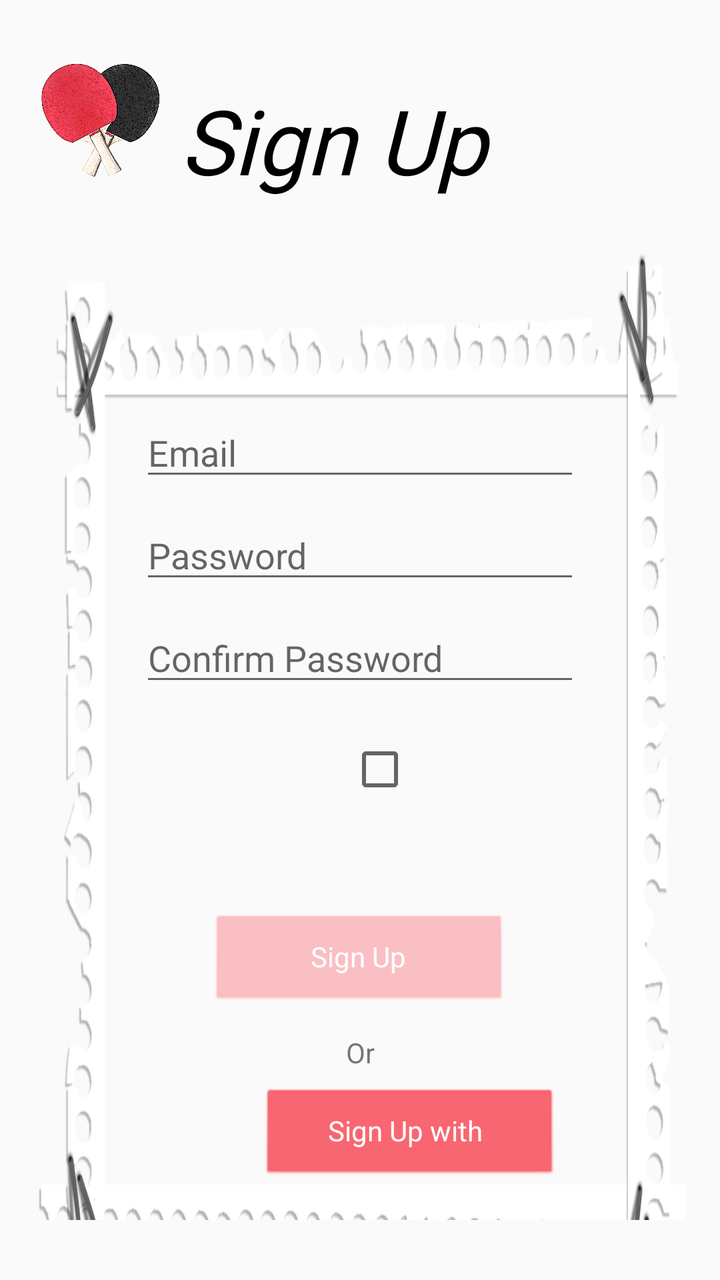
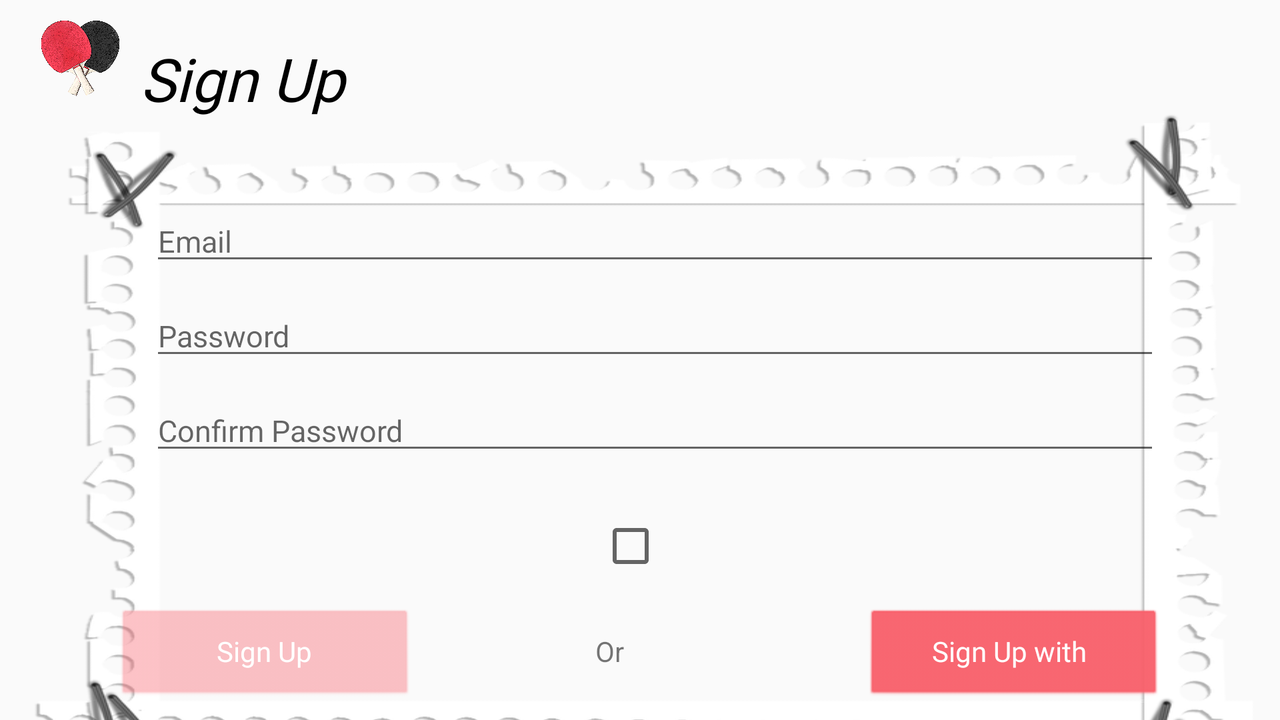

Compare how this app lays out the same screen by default and in its alternative resource folder. The renders come first, then the two layout files and the values they reference.
<!-- AndroidManifest.xml: application theme AppTheme.MyTheme -->
<!-- res/layout/fragment_register.xml -->
<?xml version="1.0" encoding="utf-8"?>
<LinearLayout  xmlns:android="http://schemas.android.com/apk/res/android"
    xmlns:app="http://schemas.android.com/apk/res-auto"
    xmlns:tools="http://schemas.android.com/tools"
    android:layout_width="match_parent"
    android:layout_height="wrap_content"
    android:layout_marginVertical="30dp"
    android:orientation="vertical">

    <LinearLayout
        android:layout_width="match_parent"
        android:layout_height="wrap_content"
        android:layout_marginLeft="20dp"
        android:orientation="horizontal">

    <ImageView
        android:id="@+id/log_in"
        android:layout_width="@dimen/article_dim"
        android:layout_height="@dimen/article_dim"
        app:srcCompat="@drawable/pong"
        tools:layout_editor_absoluteX="21dp"
        tools:layout_editor_absoluteY="0dp" />

        <TextView
            android:id="@+id/login"
            style="@style/titleStyle"
            android:layout_width="@dimen/layout_width_1"
            android:layout_height="wrap_content"
            android:layout_weight="1"
            android:fontFamily="@font/rye"
            android:gravity="center_vertical"
            android:paddingLeft="10dp"
            android:layout_marginTop="10dp"
            android:text="@string/sign_up"
            android:textAlignment="gravity"
            android:textSize="45sp"
            android:textStyle="italic" />

    </LinearLayout>

<androidx.constraintlayout.widget.ConstraintLayout
    android:id="@+id/container"
    android:layout_width="match_parent"
    android:layout_height="600dp"
    android:background="@drawable/cornice"
    android:layout_marginHorizontal="10dp"
    tools:context=".fragments.auth.RegisterFragment">




    <EditText
        android:id="@+id/username"
        android:layout_width="0dp"
        android:layout_height="wrap_content"
        android:layout_marginStart="60dp"
        android:layout_marginTop="104dp"
        android:layout_marginEnd="60dp"
        android:hint="@string/prompt_email"
        android:inputType="textEmailAddress"
        android:selectAllOnFocus="true"
        app:layout_constraintEnd_toEndOf="parent"
        app:layout_constraintHorizontal_bias="0.0"
        app:layout_constraintStart_toStartOf="parent"
        app:layout_constraintTop_toTopOf="parent" />

    <EditText
        android:id="@+id/password"
        android:layout_width="0dp"
        android:layout_height="wrap_content"
        android:layout_marginStart="60dp"
        android:layout_marginTop="10dp"
        android:layout_marginEnd="60dp"
        android:hint="@string/prompt_password"
        android:imeActionLabel="@string/action_sign_up_short"
        android:imeOptions="actionDone"
        android:inputType="textPassword"
        android:selectAllOnFocus="true"
        app:layout_constraintEnd_toEndOf="parent"
        app:layout_constraintStart_toStartOf="parent"
        app:layout_constraintTop_toBottomOf="@+id/username" />

    <EditText
        android:id="@+id/password_confirm"
        android:layout_width="0dp"
        android:layout_height="wrap_content"
        android:layout_marginStart="60dp"
        android:layout_marginTop="10dp"
        android:layout_marginEnd="60dp"
        android:hint="@string/prompt_confirm_password"
        android:imeActionLabel="@string/action_sign_up_short"
        android:imeOptions="actionDone"
        android:inputType="textPassword"
        android:selectAllOnFocus="true"
        app:layout_constraintEnd_toEndOf="parent"
        app:layout_constraintStart_toStartOf="parent"
        app:layout_constraintTop_toBottomOf="@+id/password" />


    <LinearLayout
        android:layout_width="wrap_content"
        android:layout_height="wrap_content"
        android:layout_marginTop="72dp"
        android:orientation="horizontal"
        app:layout_constraintEnd_toEndOf="parent"
        app:layout_constraintHorizontal_bias="0.422"
        app:layout_constraintStart_toStartOf="@+id/password_confirm"
        app:layout_constraintTop_toBottomOf="@+id/password">

        <CheckBox
            android:id="@+id/terms_check"
            android:layout_width="wrap_content"
            android:layout_height="wrap_content"
            android:text=""
            android:layout_marginStart="-5dp"
            android:layout_marginEnd="-5dp"
            tools:layout_editor_absoluteX="5dp"
            tools:layout_editor_absoluteY="5dp" />

        <TextView
            android:id="@+id/terms_check_text"
            android:layout_width="wrap_content"
            android:layout_height="wrap_content"
            android:text=""
            app:layout_constraintTop_toBottomOf="@+id/terms_check" />
    </LinearLayout>

    <Button
        android:id="@+id/register_button"
        style="@style/PongButtonStyle"
        android:layout_width="150dp"
        android:layout_height="wrap_content"
        android:layout_gravity="center"
        android:layout_marginLeft="@dimen/button_margin"
        android:layout_marginRight="@dimen/button_margin"
        android:enabled="false"
        android:text="@string/action_sign_up"
        app:layout_constraintBottom_toBottomOf="parent"
        app:layout_constraintEnd_toEndOf="parent"
        app:layout_constraintHorizontal_bias="0.497"
        app:layout_constraintStart_toStartOf="parent"
        app:layout_constraintTop_toBottomOf="@+id/password_confirm"
        app:layout_constraintVertical_bias="0.358" />

    <TextView
        android:id="@+id/textView3"
        android:layout_width="match_parent"
        android:layout_height="wrap_content"
        android:layout_marginTop="12dp"
        android:gravity="center"
        android:text="@string/or"
        app:layout_constraintStart_toStartOf="parent"
        app:layout_constraintTop_toBottomOf="@+id/register_button" />

    <Button
        android:id="@+id/register_google_button"
        style="@style/PongButtonStyle"
        android:layout_width="150dp"
        android:layout_height="wrap_content"
        android:layout_gravity="center"
        android:layout_marginStart="120dp"
        android:layout_marginTop="8dp"
        android:drawableEnd="@drawable/googleg_standard_color_18"
        android:paddingRight="15dp"
        android:text="@string/action_google_sign_up"
        app:layout_constraintStart_toStartOf="parent"
        app:layout_constraintTop_toBottomOf="@+id/textView3" />

    <ProgressBar
        android:id="@+id/loading"
        android:layout_width="wrap_content"
        android:layout_height="wrap_content"
        android:layout_gravity="center"
        android:layout_marginStart="32dp"
        android:layout_marginTop="64dp"
        android:layout_marginEnd="32dp"
        android:layout_marginBottom="64dp"
        android:visibility="gone"
        app:layout_constraintBottom_toBottomOf="parent"
        app:layout_constraintEnd_toEndOf="@+id/password"
        app:layout_constraintStart_toStartOf="@+id/password"
        app:layout_constraintTop_toTopOf="parent"
        app:layout_constraintVertical_bias="0.3" />



</androidx.constraintlayout.widget.ConstraintLayout>
</LinearLayout>
<!-- resources referenced by this layout -->
<resources>
  <dimen name="article_dim">60dp</dimen>
  <dimen name="button_margin">60dp</dimen>
  <dimen name="layout_width_1">160dp</dimen>
  <!-- drawable cornice: png bitmap (drawable, 140131 bytes) -->
  <!-- drawable pong: png bitmap (drawable, 826912 bytes) -->
  <string name="action_google_sign_up">Sign Up with </string>
  <string name="action_sign_up">Sign Up</string>
  <string name="action_sign_up_short">Sign Up</string>
  <string name="or">Or</string>
  <string name="prompt_confirm_password">Confirm Password</string>
  <string name="prompt_email">Email</string>
  <string name="prompt_password">Password</string>
  <string name="sign_up">Sign Up</string>
  <style name="PongButtonStyle" parent="@android:style/Widget.Button">
          <item name="android:textColor">@color/white</item>
          <item name="android:backgroundTint">@color/button_color</item>
          <item name="android:fontFamily">@font/asap_medium_italic</item>
      </style>
  <style name="titleStyle" parent="@android:style/Widget.TextView">
          <item name="android:textColor">@color/black</item>
          <item name="android:fontFamily">@font/asap_medium_italic</item>
          <item name="android:textSize">@dimen/title</item>
      </style>
  <style name="AppTheme.MyTheme" parent="Theme.AppCompat.Light">
          
          <item name="colorPrimary">@color/button_color</item>
          <item name="colorPrimaryVariant">@color/purple_700</item>
          <item name="colorOnPrimary">@color/white</item>
          
          <item name="colorSecondary">@color/teal_200</item>
          <item name="colorSecondaryVariant">@color/teal_700</item>
          <item name="colorOnSecondary">@color/white</item>
          
          <item name="actionBarStyle">@style/MyTheme.ActionBar</item>
          <item name="android:windowTranslucentStatus">true</item>
          <item name="android:windowTranslucentNavigation">true</item>
          <item name="android:navigationBarColor">@android:color/transparent</item>
  
      </style>
  <color name="white">#FFFFFFFF</color>
  <color name="button_color">#f85f6a</color>
  <color name="black">#FF000000</color>
  <dimen name="title">30sp</dimen>
  <color name="purple_700">#FF3700B3</color>
  <color name="teal_200">#FF03DAC5</color>
  <color name="teal_700">#FF018786</color>
  <style name="MyTheme.ActionBar" parent="Widget.AppCompat.ActionBar">
  
          <item name="elevation">0dp</item>
          <item name="background">@color/white</item>
          <item name="android:windowTranslucentStatus">true</item>
          <item name="android:icon">@drawable/pong_logo_2</item>
      </style>
  <!-- drawable pong_logo_2: png bitmap (drawable, 31371 bytes) -->
</resources>
<!-- res/layout-land/fragment_register.xml (the repository's variant of the layout above) -->
<!-- drawn on the phone turned sideways -->
<?xml version="1.0" encoding="utf-8"?>
<LinearLayout xmlns:android="http://schemas.android.com/apk/res/android"
    xmlns:app="http://schemas.android.com/apk/res-auto"
    xmlns:tools="http://schemas.android.com/tools"
    android:layout_width="match_parent"
    android:layout_height="400dp"
    android:layout_marginVertical="10dp"
    android:orientation="vertical">

    <LinearLayout
        android:layout_width="match_parent"
        android:layout_height="wrap_content"
        android:layout_marginLeft="20dp"
        android:orientation="horizontal"
        android:translationY="-1dp">

        <ImageView
            android:id="@+id/log_in"
            android:layout_width="40dp"
            android:layout_height="40dp"
            app:srcCompat="@drawable/pong"
            tools:layout_editor_absoluteX="21dp"
            tools:layout_editor_absoluteY="0dp" />

        <TextView
            android:id="@+id/login"
            style="@style/titleStyle"
            android:layout_width="@dimen/layout_width_1"
            android:layout_height="wrap_content"
            android:layout_marginTop="10dp"
            android:layout_weight="1"
            android:fontFamily="@font/rye"
            android:gravity="center_vertical"
            android:paddingLeft="10dp"
            android:text="@string/sign_up"
            android:textAlignment="gravity"
            android:textSize="30sp"
            android:textStyle="italic" />

    </LinearLayout>

    <androidx.constraintlayout.widget.ConstraintLayout
        android:id="@+id/container"
        android:layout_width="match_parent"
        android:layout_height="378dp"

        android:background="@drawable/cornice"
        android:translationY="-20dp"
        tools:context=".fragments.auth.RegisterFragment">


        <EditText
            android:id="@+id/username"
            android:layout_width="0dp"
            android:layout_height="wrap_content"
            android:layout_marginStart="75dp"
            android:layout_marginTop="60dp"
            android:layout_marginEnd="60dp"
            android:hint="@string/prompt_email"
            android:inputType="textEmailAddress"
            android:selectAllOnFocus="true"
            android:textSize="15sp"
            app:layout_constraintEnd_toEndOf="parent"
            app:layout_constraintHorizontal_bias="0.0"
            app:layout_constraintStart_toStartOf="parent"
            app:layout_constraintTop_toTopOf="parent" />

        <EditText
            android:id="@+id/password"
            android:layout_width="0dp"
            android:layout_height="wrap_content"
            android:layout_marginStart="75dp"
            android:layout_marginTop="10dp"
            android:layout_marginEnd="60dp"
            android:hint="@string/prompt_password"
            android:imeActionLabel="@string/action_sign_up_short"
            android:imeOptions="actionDone"
            android:inputType="textPassword"
            android:selectAllOnFocus="true"
            android:textSize="15sp"
            app:layout_constraintEnd_toEndOf="parent"
            app:layout_constraintStart_toStartOf="parent"
            app:layout_constraintTop_toBottomOf="@+id/username" />

        <EditText
            android:id="@+id/password_confirm"
            android:layout_width="0dp"
            android:layout_height="wrap_content"
            android:layout_marginStart="75dp"
            android:layout_marginTop="10dp"
            android:layout_marginEnd="60dp"
            android:hint="@string/prompt_confirm_password"
            android:imeActionLabel="@string/action_sign_up_short"
            android:imeOptions="actionDone"
            android:inputType="textPassword"
            android:selectAllOnFocus="true"
            android:textSize="15sp"
            app:layout_constraintEnd_toEndOf="parent"
            app:layout_constraintStart_toStartOf="parent"
            app:layout_constraintTop_toBottomOf="@+id/password" />


        <LinearLayout
            android:id="@+id/terms_check_layout"
            android:layout_width="wrap_content"
            android:layout_height="wrap_content"
            android:layout_marginTop="72dp"
            android:orientation="horizontal"
            app:layout_constraintEnd_toEndOf="parent"
            app:layout_constraintHorizontal_bias="0.422"
            app:layout_constraintStart_toStartOf="@+id/password_confirm"
            app:layout_constraintTop_toBottomOf="@+id/password">

            <CheckBox
                android:id="@+id/terms_check"
                android:layout_width="wrap_content"
                android:layout_height="wrap_content"
                android:layout_marginStart="-5dp"
                android:layout_marginEnd="-5dp"
                android:text=""
                tools:layout_editor_absoluteX="5dp"
                tools:layout_editor_absoluteY="5dp" />

            <TextView
                android:id="@+id/terms_check_text"
                android:layout_width="wrap_content"
                android:layout_height="wrap_content"
                android:text=""
                app:layout_constraintTop_toBottomOf="@+id/terms_check" />
        </LinearLayout>

        <LinearLayout
            android:layout_width="match_parent"
            android:layout_height="wrap_content"
            android:layout_marginTop="15dp"
            android:orientation="horizontal"
            android:gravity="center_horizontal"
            app:layout_constraintEnd_toEndOf="parent"
            app:layout_constraintHorizontal_bias="0.426"
            app:layout_constraintStart_toStartOf="parent"
            app:layout_constraintTop_toBottomOf="@id/terms_check_layout">

            <Button
                android:id="@+id/register_button"
                style="@style/PongButtonStyle"
                android:layout_width="150dp"
                android:layout_height="wrap_content"
                android:layout_gravity="center"


                android:enabled="false"
                android:text="@string/action_sign_up"
                app:layout_constraintBottom_toBottomOf="parent"
                app:layout_constraintEnd_toEndOf="parent"
                app:layout_constraintStart_toStartOf="parent"
                app:layout_constraintTop_toBottomOf="@+id/password_confirm" />

            <TextView
                android:id="@+id/textView3"
                android:layout_width="wrap_content"
                android:layout_height="wrap_content"
                android:layout_marginLeft="90dp"
                android:layout_marginTop="12dp"
                android:gravity="center|center_horizontal|center_vertical"
                android:text="@string/or"
                app:layout_constraintStart_toStartOf="parent"
                app:layout_constraintTop_toBottomOf="@+id/register_button" />

            <Button
                android:id="@+id/register_google_button"
                style="@style/PongButtonStyle"
                android:layout_width="150dp"
                android:layout_height="wrap_content"
                android:layout_gravity="center"
                android:layout_marginStart="120dp"
                android:drawableEnd="@drawable/googleg_standard_color_18"
                android:paddingRight="15dp"
                android:text="@string/action_google_sign_up"
                app:layout_constraintStart_toStartOf="parent"
                app:layout_constraintTop_toBottomOf="@+id/textView3" />
        </LinearLayout>

        <ProgressBar
            android:id="@+id/loading"
            android:layout_width="wrap_content"
            android:layout_height="wrap_content"
            android:layout_gravity="center"
            android:layout_marginStart="32dp"
            android:layout_marginTop="64dp"
            android:layout_marginEnd="32dp"
            android:layout_marginBottom="64dp"
            android:visibility="gone"
            app:layout_constraintBottom_toBottomOf="parent"
            app:layout_constraintEnd_toEndOf="@+id/password"
            app:layout_constraintStart_toStartOf="@+id/password"
            app:layout_constraintTop_toTopOf="parent"
            app:layout_constraintVertical_bias="0.3" />


    </androidx.constraintlayout.widget.ConstraintLayout>
</LinearLayout>
<!-- resources referenced by the variant -->
<!-- as the phone turned sideways resolves them -->
<resources>
  <dimen name="layout_width_1">160dp</dimen>
  <!-- drawable cornice: png bitmap (drawable, 140131 bytes) -->
  <!-- drawable pong: png bitmap (drawable, 826912 bytes) -->
  <string name="action_google_sign_up">Sign Up with </string>
  <string name="action_sign_up">Sign Up</string>
  <string name="action_sign_up_short">Sign Up</string>
  <string name="or">Or</string>
  <string name="prompt_confirm_password">Confirm Password</string>
  <string name="prompt_email">Email</string>
  <string name="prompt_password">Password</string>
  <string name="sign_up">Sign Up</string>
  <style name="PongButtonStyle" parent="@android:style/Widget.Button">
          <item name="android:textColor">@color/white</item>
          <item name="android:backgroundTint">@color/button_color</item>
          <item name="android:fontFamily">@font/asap_medium_italic</item>
      </style>
  <style name="titleStyle" parent="@android:style/Widget.TextView">
          <item name="android:textColor">@color/black</item>
          <item name="android:fontFamily">@font/asap_medium_italic</item>
          <item name="android:textSize">@dimen/title</item>
      </style>
  <style name="AppTheme.MyTheme" parent="Theme.AppCompat.Light">
          
          <item name="colorPrimary">@color/button_color</item>
          <item name="colorPrimaryVariant">@color/purple_700</item>
          <item name="colorOnPrimary">@color/white</item>
          
          <item name="colorSecondary">@color/teal_200</item>
          <item name="colorSecondaryVariant">@color/teal_700</item>
          <item name="colorOnSecondary">@color/white</item>
          
          <item name="actionBarStyle">@style/MyTheme.ActionBar</item>
          <item name="android:windowTranslucentStatus">true</item>
          <item name="android:windowTranslucentNavigation">true</item>
          <item name="android:navigationBarColor">@android:color/transparent</item>
  
      </style>
  <color name="white">#FFFFFFFF</color>
  <color name="button_color">#f85f6a</color>
  <color name="black">#FF000000</color>
  <dimen name="title">30sp</dimen>
  <color name="purple_700">#FF3700B3</color>
  <color name="teal_200">#FF03DAC5</color>
  <color name="teal_700">#FF018786</color>
  <style name="MyTheme.ActionBar" parent="Widget.AppCompat.ActionBar">
  
          <item name="elevation">0dp</item>
          <item name="background">@color/white</item>
          <item name="android:windowTranslucentStatus">true</item>
          <item name="android:icon">@drawable/pong_logo_2</item>
      </style>
  <!-- drawable pong_logo_2: png bitmap (drawable, 31371 bytes) -->
</resources>
